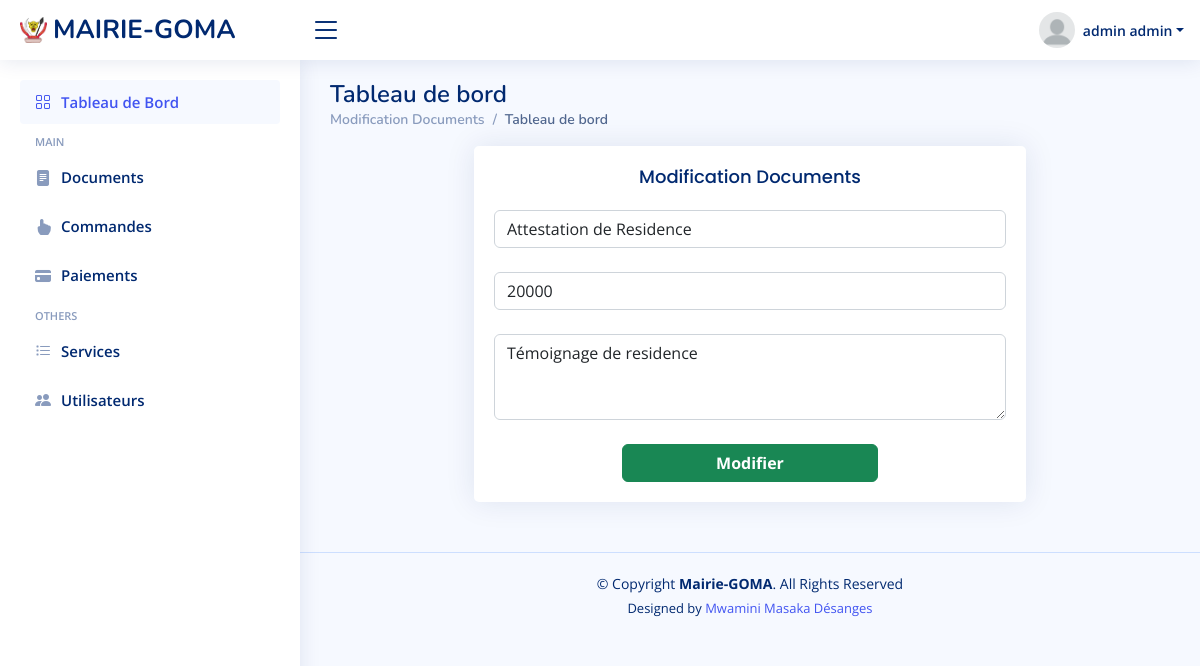
Page /updatedocuments.php?id=1 (signed in) on the committed database.
### tables this page shows
CREATE TABLE `document` (
  `CODEDOCUMENT` int(11) NOT NULL,
  `DESIGNATION` text DEFAULT NULL,
  `PRIX` float DEFAULT NULL,
  `DESCRIPTION` text DEFAULT NULL,
  `VISIBLE` int(11) DEFAULT NULL,
  `AUTEUR` text DEFAULT NULL
);

### updatedocuments.php (called while the page is built, shortened)
<?php $pageTitle = "Modification Documents"; ?>
<?php require_once 'vue/updatedocuments.php' ?>
<?php require('templates/layout.php') ?>

### classes/documents.php (called while the page is built, shortened)
<?php
class documents
{
    private $CODEDOCUMENT;
    public function setCODEDOCUMENT($value)
    {
        $this->CODEDOCUMENT = $value;
    }
    public function afficherid()
    {
        $con = new Database();
        $connect = $con->open();
        try {
            $stmt = $connect->prepare("SELECT * FROM `document` WHERE CODEDOCUMENT=? AND `VISIBLE`=? ");
            $stmt->execute([$this->CODEDOCUMENT, $this->VISIBLE = 1]);
            return $stmt->fetchAll();
        } catch (Exception $e) {
            return $e->getMessage();
        }
    }
}

### vue/updatedocuments.php (the view, shortened to what this page needs)
<?php
require('./classes/documents.php');
$data = new documents();
$data->setCODEDOCUMENT($_GET['id']);
$all = $data->afficherid();
?>
<div class="col-lg-12">
    <div class="row text-center">
        <div class="col-2">
        </div>
        <div class="col-8">
            <div class="card recent-sales overflow-auto">
                <div class="card-body">
                    <h5 class="card-title"><?= $pageTitle ?></h5>
                    <form method="POST" action="./controller/documents.php">
                        <?php
                        foreach ($all as $key => $val) {
                        ?>
                            <div class="col-md-12 mb-4 ">
                                <div class="input-group has-validation">
                                    <input value="<?= $val['DESIGNATION'] ?>" type="text" name="designation" class="form-control" id="yourPassword" placeholder="Désignation" required>
                                </div>
                            </div>
                            <div class="col-md-12 mb-4 ">
                                <div class="input-group has-validation">
                                    <input value="<?= $val['PRIX'] ?>" type="number" min="0.0" step="0.1" name="prix" class="form-control" id="yourPassword" placeholder="Prix" required>
                                </div>
                            </div>
                            <div class="col-md-12 mb-4 mt-2">
                                <textarea name="description" class="form-control" id="exampleFormControlTextarea1" rows="3" placeholder="Description" required><?= $val['DESCRIPTION'] ?></textarea>
                            </div>
                            <div class="col-md-12 text-center">
                                <button name="update" class="btn btn-success w-50 fw-bold " type="submit">Modifier</button>
                            </div>
                        <?php
                        }
                        ?>
                    </form>
                </div>
            </div>
        </div>
    </div>
</div>

### assets/css/style.css (style rules this page uses)
:root { scroll-behavior: smooth; }
body { font-family: "Open Sans", sans-serif; background: #f6f9ff; color: #444444; }
h1, h2, h3, h4, h5, h6 { font-family: "Nunito", sans-serif; }
.card { margin-bottom: 30px; border: none; border-radius: 5px; box-shadow: 0px 0 30px rgba(1, 41, 112, 0.1); }
.card-title { padding: 20px 0 15px 0; font-size: 18px; font-weight: 500; color: #012970; font-family: "Poppins", sans-serif; }
.card-body { padding: 0 20px 20px 20px; }
.dashboard .recent-sales { font-size: 14px; }

### rows in the picture
document: designation "Attestation de Residence", prix "20000", description "Témoignage de residence"

### other values in the picture
$_SESSION["postnom"] "admin"
$_SESSION["prenom"] "admin"
$pageTitle "Modification Documents"
